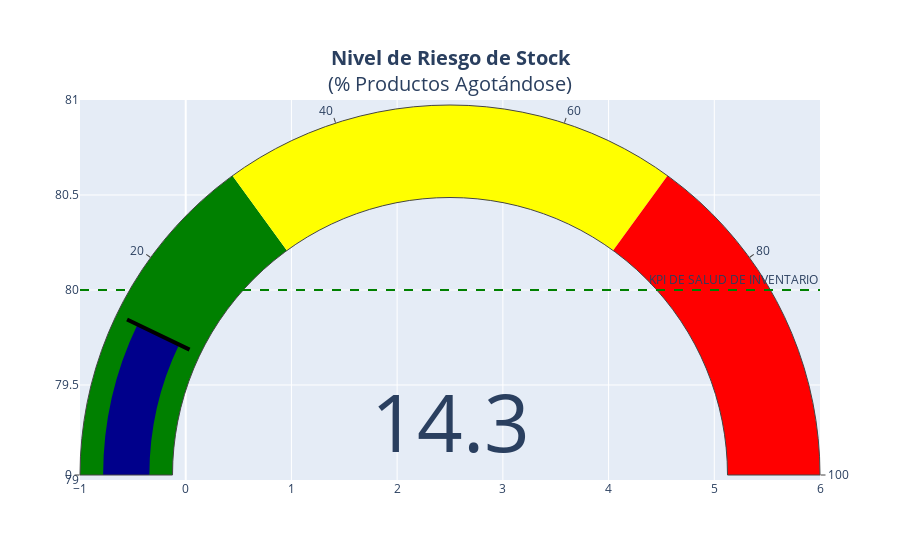

The code cell stored with this chart in its notebook:
### Code cell
# Calculamos qué porcentaje de productos tienen stock BAJO
total_productos = len(df)
productos_bajos = len(df[df['Estado_Stock'] == 'Bajo'])
porcentaje_riesgo = (productos_bajos / total_productos) * 100

fig7 = go.Figure(go.Indicator(
    mode = "gauge+number",
    value = porcentaje_riesgo,
    title = {'text': "<b>Nivel de Riesgo de Stock</b><br>(% Productos Agotándose)"},
    gauge = {
        'axis': {'range': [0, 100]},
        'bar': {'color': "darkblue"},
        'steps': [
            {'range': [0, 30], 'color': "green"},  # 0-30% Riesgo bajo (Bien)
            {'range': [30, 70], 'color': "yellow"}, # 30-70% Riesgo medio
            {'range': [70, 100], 'color': "red"}   # 70-100% Riesgo alto (Mal)
        ],
        'threshold': {
            'line': {'color': "black", 'width': 4},
            'thickness': 0.75,
            'value': porcentaje_riesgo
        }
    }
))
fig7.add_hline(y=80, line_dash="dash", line_color="green", annotation_text="KPI DE SALUD DE INVENTARIO", yref="y2")

#fig7.show()

### Figure 1 — Plotly figure (JSON) as saved in the notebook; plotly's stock layout.template omitted (floating-point values rounded to 4 significant figures)
{"data": [{"gauge": {"axis": {"range": [0, 100]}, "bar": {"color": "darkblue"}, "steps": [{"color": "green", "range": [0, 30]}, {"color": "yellow", "range": [30, 70]}, {"color": "red", "range": [70, 100]}], "threshold": {"line": {"color": "black", "width": 4}, "thickness": 0.75, "value": 14.29}}, "mode": "gauge+number", "title": {"text": "<b>Nivel de Riesgo de Stock</b><br>(% Productos Agotándose)"}, "type": "indicator", "value": 14.29}], "layout": {"annotations": [{"showarrow": false, "text": "KPI DE SALUD DE INVENTARIO", "x": 1, "xanchor": "right", "xref": "x domain", "y": 80, "yanchor": "bottom", "yref": "y2"}], "shapes": [{"line": {"color": "green", "dash": "dash"}, "type": "line", "x0": 0, "x1": 1, "xref": "x domain", "y0": 80, "y1": 80, "yref": "y2"}]}}
